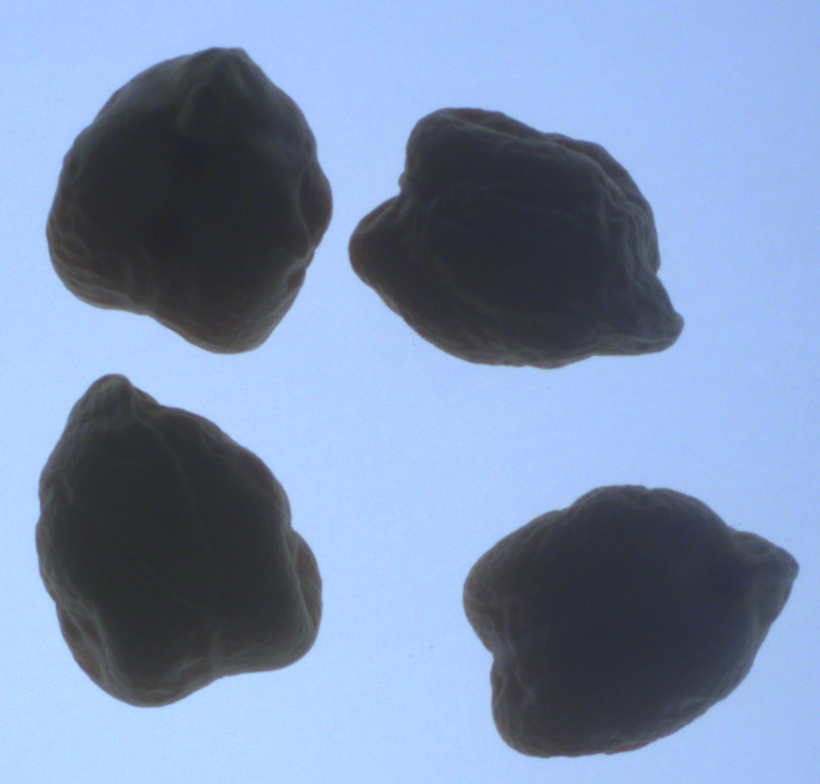
#> input picture image processing codes/KODLAR10_Bitwise_Operatorleri/KODLAR10_Bitwise_Operatorleri/Resim1_Dort_Nohut.png, 820 x 784 px
$ python K10_10_Esikleme_Binary_INV_Arti_Bitwise_Operatorleri.py
#> lines starting #> are read from the running program, lines starting #| are printed output that depends on the picture; after the words box and inside, x2 and y2 are one past the last pixel; in counts of white or black regions, pixels touching at a corner belong together
# -*- coding: utf-8 -*-
"""
Created on Tue Mar 26 06:39:23 2024

@author: muozi
"""

import cv2

# İlk görüntüyü yükle
img1 = cv2.imread('Resim1_Dort_Nohut.png',0)
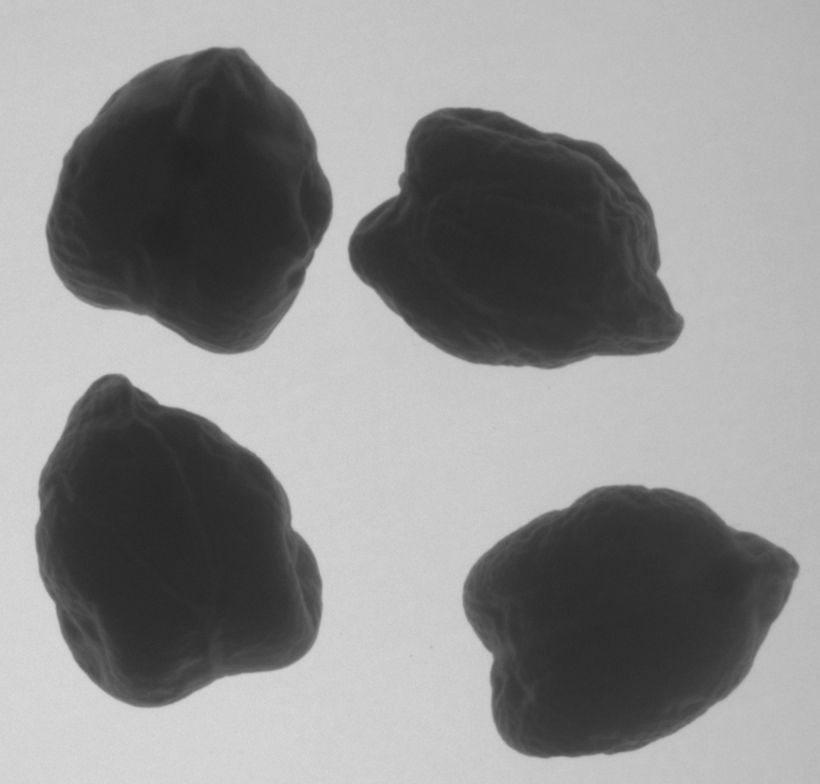
#> img1: shape (784, 820); min 34, max 218, mean 141.5

# İkinci eşikleme işlemi için görüntünün boyutlarına uygun olarak eşikleme yap
ret, thresh = cv2.threshold(img1, 150, 255, cv2.THRESH_BINARY_INV)
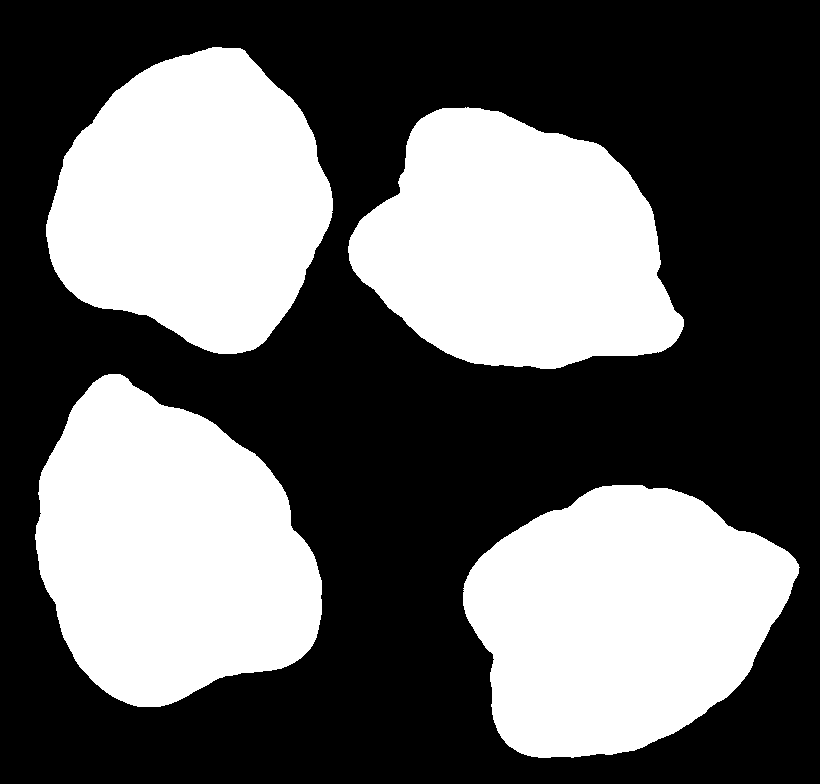
#> thresh: shape (784, 820); 40.3% white; 4 white regions, box (x1, y1, x2, y2) and area: (35, 374, 322, 707) 67692, (463, 485, 800, 758) 65633, (46, 47, 333, 354) 63065, (348, 107, 684, 369) 62411

# İki görüntü arasında bit düzeyinde AND işlemi gerçekleştir
bit_and = cv2.bitwise_and(img1, thresh)
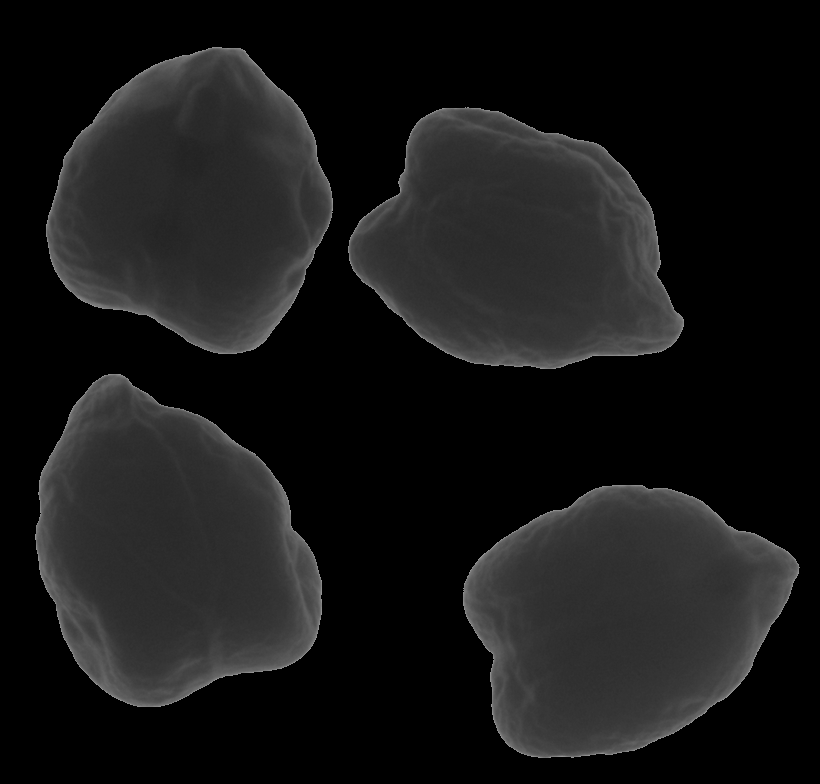
#> bit_and: shape (784, 820); min 0, max 150, mean 23.5

# İki görüntü arasında bit düzeyinde OR işlemi gerçekleştir
bit_or = cv2.bitwise_or(img1, thresh)
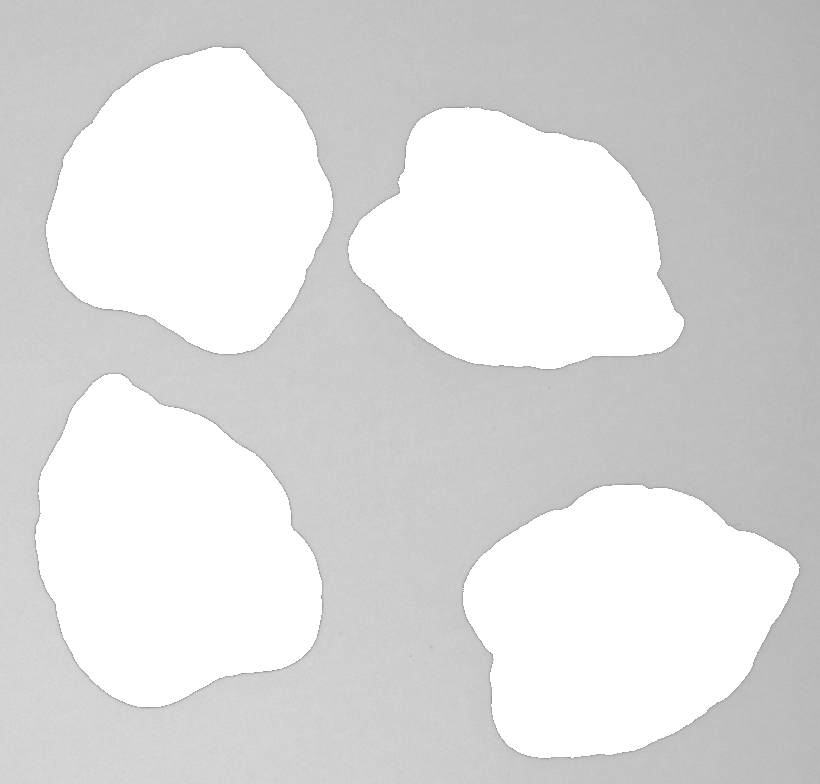
#> bit_or: shape (784, 820); min 151, max 255, mean 220.6

# İki görüntü arasında bit düzeyinde XOR işlemi gerçekleştir
bit_xor = cv2.bitwise_xor(img1, thresh)
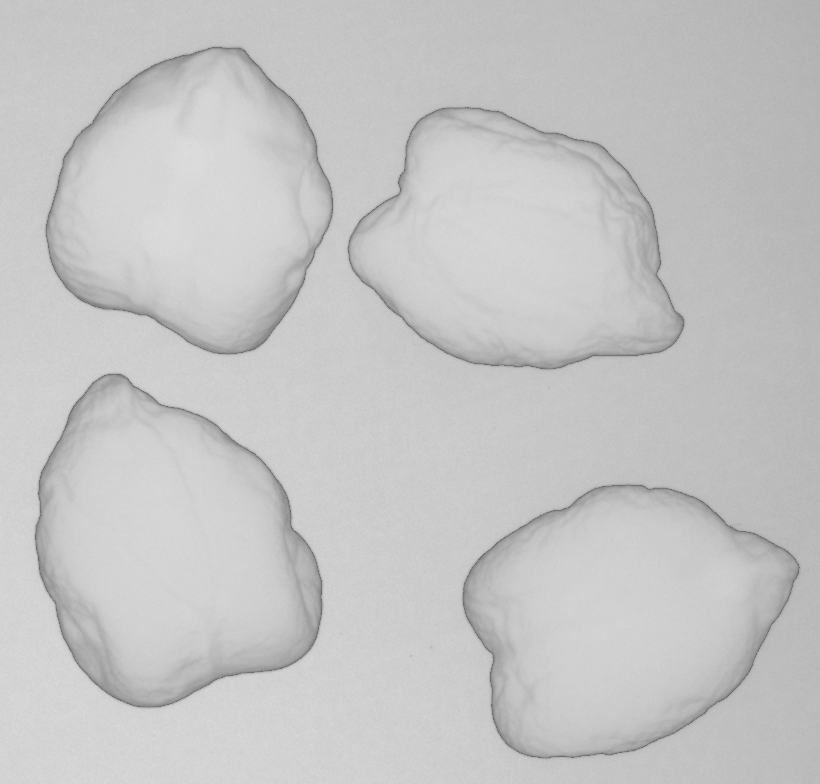
#> bit_xor: shape (784, 820); min 105, max 221, mean 197.1

# İki görüntü arasında bit düzeyinde NOT işlemi gerçekleştir
bit_not = cv2.bitwise_not(img1)
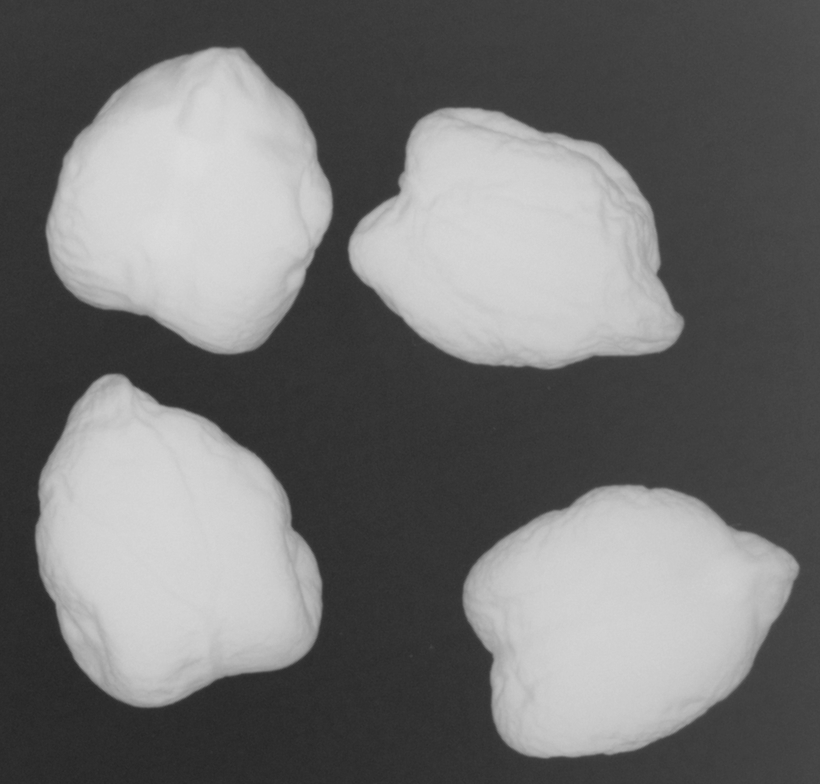
#> bit_not: shape (784, 820); min 37, max 221, mean 113.5

# Görüntüleri göster
cv2.imshow("img1", img1)
cv2.imshow("thresh", thresh)
cv2.imshow("bitwise_and", bit_and)
cv2.imshow("bitwise_or", bit_or)
cv2.imshow("bitwise_xor", bit_xor)
cv2.imshow("bitwise_not", bit_not)

cv2.waitKey(0)
cv2.destroyAllWindows()
